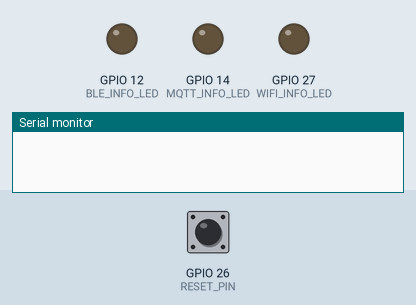
Simulated run of this sketch. Board: ESP32. On the bench: output pins drawn as LEDs (lit = HIGH), the last lines printed to the serial monitor. The inputs (shaded band) are chosen by the test bench; at power-on: GPIO 26 (RESET_PIN) HIGH. WiFi joins after 1.5 s; servers stay silent unless stated; no MQTT or app messages arrive unless stated; nothing arrives over Bluetooth unless stated. At 15.3 s the program restarts the board; the recording ends there.

Above: at 0.1 s.
At 1.6 s:
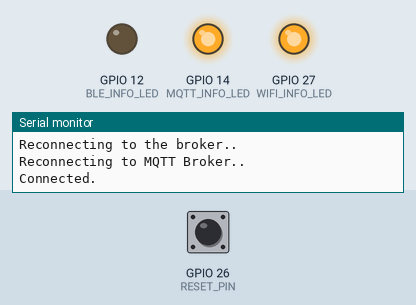
At 2.2 s:
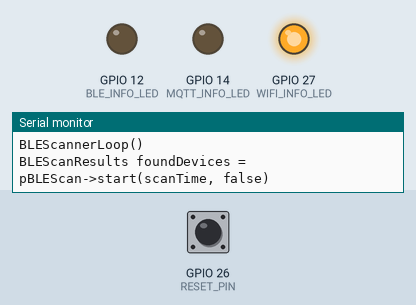
Timing chart, 0 to 15.3 s (numbered marks = the images above):
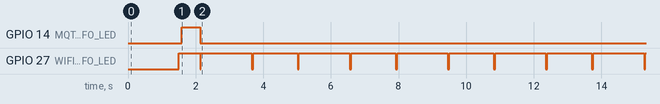

The sketch:

ESP32-Scanner.ino
```cpp
#include <Arduino.h>
//This code is for Meeting or Kitchen ESP32s Scanning Gateway
//Topic list included in - https://docs.google.com/document/d/1ixmkAzqzE-u8imwFLdVT4XZ1hFTCaz8fN4PDlNe0_3w/edit?usp=sharing

//MQTT and WiFi
//#include <WiFiClientSecure.h>
#include <WiFi.h>
#include <PubSubClient.h>
#include <WiFiManager.h>

//Bluetooth Scan
#include "BLEScanner.h"
#include "Globals.h"

#define DATA_SEND 2000 //Per miliseconds
#define LOCAL_MQTT_MAX_PACKET_SIZE 2000
#define RESET_PIN 26 //17
#define WIFI_INFO_LED 27 //12 - BLUE First Led
#define MQTT_INFO_LED 14 //14 - GREEN Second Led
#define BLE_INFO_LED 12 //27 - YELLOW Third Led

//Change Config File to Connect the MQTT Broker and WiFi
#include "MQTT_Config.h"

unsigned long last_time = 0;

//WiFiClientSecure wifiClient;
WiFiClient wifiClient;
PubSubClient mqttClient(wifiClient);
WiFiManager wm;

uint8_t bufferIndex = 0; // Found devices counter
int numberOfBLELoops = 0;
BeaconData buffer[BUFFER_SIZE];
uint8_t message_char_buffer[LOCAL_MQTT_MAX_PACKET_SIZE];
char deviceMacAddress[18];
char CLIENT_ID[18];
char APName[25];

void setAPandWiFiName() {
  String getMAC = WiFi.macAddress();
  strcpy(deviceMacAddress, getMAC.c_str());
  strcpy(CLIENT_ID, deviceMacAddress);
  String getAPName = "Fora - ";
  getAPName += WiFi.macAddress() ;
  strcpy(APName, getAPName.c_str());
}

void connectToWiFi() {
  WiFi.mode(WIFI_STA);
  if (WiFi.status() != WL_CONNECTED) {
    wm.setConnectTimeout(30);
    wm.setConfigPortalTimeout(120);
    bool res = wm.autoConnect(APName, "academy2021");
    if (!res) {

      Serial.println("Failed to connect");
      ESP.restart();
    }
    else {
      Serial.println("connected to wifi");
    }
  }
}
/*void connectToWiFi() {
  WiFi.begin(WIFI_SSID, WIFI_PASSWORD);
  while (WiFi.status() != WL_CONNECTED) {
    delay(500);
  }
  Serial.print("Connected to the WiFi.");
  }*/

#ifndef ESP32_SCANNER
void callback(char* topic, byte* payload, unsigned int length) {
  Serial.print("Callback - ");
  Serial.print("Message:");
  for (int i = 0; i < length; i++) {
    Serial.print((char)payload[i]);
  }
  Serial.print("\n");
}
#endif

void setupMQTT() {
  //wifiClient.setCACert(ca_cert);
  mqttClient.setServer(MQTT_SERVER_NAME, MQTT_PORT);
  /*if (mqttClient.setBufferSize(LOCAL_MQTT_MAX_PACKET_SIZE)) {
    Serial.print("Buffer size set to: "); Serial.println(mqttClient.getBufferSize());
    }
    else {
    Serial.print("Cant set the buffer..:(");
    }*/
  // set the callback function
#ifndef ESP32_SCANNER
  mqttClient.setCallback(callback);
#endif
  mqttClient.setKeepAlive(60);
}

void setupIO() {
  pinMode(RESET_PIN, INPUT_PULLUP);
  pinMode(WIFI_INFO_LED, OUTPUT);
  pinMode(MQTT_INFO_LED, OUTPUT);
  pinMode(BLE_INFO_LED, OUTPUT);
  digitalWrite(WIFI_INFO_LED, LOW);
  digitalWrite(MQTT_INFO_LED, LOW);
  digitalWrite(BLE_INFO_LED, LOW);
}

void checkButton() {
  // check for button press
  if ( digitalRead(RESET_PIN) == HIGH ) {
    delay(50);
    if ( digitalRead(RESET_PIN) == HIGH ) {
      //disconnect from wifi and open config portal
      Serial.println("Button Pressed");
      digitalWrite(WIFI_INFO_LED, LOW);
      digitalWrite(MQTT_INFO_LED, LOW);
      // start portal
      Serial.println("Starting config portal");
      wm.resetSettings();
      Serial.println("Resetting recorded creditentials");
      wm.setConfigPortalTimeout(180);

      if (!wm.startConfigPortal(APName, "academy2021")) {
        Serial.println("failed to connect or hit timeout");
        digitalWrite(WIFI_INFO_LED, LOW);
        delay(3000);
        ESP.restart();
      } else {
        Serial.println("connected");
        digitalWrite(WIFI_INFO_LED, HIGH);
      }
    }
  }
}


void setup() {
  Serial.begin(9600);
  setAPandWiFiName();
  connectToWiFi();
  setupMQTT();
  setupIO();
  BLEScannerSetup();
  //  log_d("Total heap: %d", ESP.getHeapSize());
  //  log_d("Free heap: %d", ESP.getFreeHeap());
  //  log_d("Total PSRAM: %d", ESP.getPsramSize());
  //  log_d("Free PSRAM: %d", ESP.getFreePsram());

}

void reconnectToTheBroker() {
  int numberOfConnectionsTried = 0;
  while (!mqttClient.connected()) {
    Serial.println("Reconnecting to MQTT Broker..");
    if (mqttClient.connect(CLIENT_ID, MQTT_USER_NAME, MQTT_PASSWORD)) {
      Serial.println("Connected.");
      digitalWrite(MQTT_INFO_LED, HIGH);
      //subscribe to topic
      //mqttClient.subscribe("/o1/desk1/esp32-1/cm");
    }
    else {
      Serial.print("Connection failed, rc=");
      Serial.print(mqttClient.state());
      digitalWrite(MQTT_INFO_LED, LOW);
      numberOfConnectionsTried++;
      if (numberOfConnectionsTried > 5) {
        Serial.print("Rebooting the device...");
        ESP.restart();
      }
    }
    delay(500);
  }
}


void loop() {

  BeaconData uniqueBuffer[BUFFER_SIZE];
  int numberOfDevicesFound = 0;
  if (WiFi.status() == WL_CONNECTED) {
    digitalWrite(WIFI_INFO_LED, HIGH);
    if (!mqttClient.connected()) {
      Serial.println("Reconnecting to the broker..");
      digitalWrite(MQTT_INFO_LED, LOW);
      reconnectToTheBroker();

    }
  }
  else {
    digitalWrite(WIFI_INFO_LED, LOW);
    digitalWrite(MQTT_INFO_LED, LOW);
    connectToWiFi();
  }

  Serial.println("mqttClient.loop()");
  mqttClient.loop();
  Serial.println("checkButton()");
  checkButton();
  //Scan the devices
  Serial.println("BLEScannerLoop()");

  if(numberOfBLELoops <= 8) {
  numberOfBLELoops++;
  BLEScannerLoop();
  Serial.println(numberOfBLELoops);
  }
  else {
    ESP.restart();
    numberOfBLELoops = 0;
  }

  Serial.println("printBuffer()");
  printBuffer(buffer, bufferIndex);

  /* filterBuffer(buffer,uniqueBuffer,bufferIndex,BUFFER_SIZE); Actually should be like this.
    But buffer and bufferIndex is global.*/
  numberOfDevicesFound = filterBuffer(uniqueBuffer, bufferIndex, BUFFER_SIZE);

  Serial.print("Number of devices found: ");
  Serial.print(numberOfDevicesFound);
  printBuffer(uniqueBuffer, numberOfDevicesFound);

  /* -- BLE DEBUG -- */
  char *myMacAdress = "ac:23:3f:a3:35:68";
  int threshold = -200;
  debugIsPeopleInTheRoom(uniqueBuffer, numberOfDevicesFound, myMacAdress, threshold);
  /* -- BLE DEBUG -- */

  /* -- MQTT DEBUG -- */
  // MQTTDebugger(999);
  /* -- MQTT DEBUG -- */

  unsigned long now = millis();
  if (now - last_time > DATA_SEND) {
    if (numberOfDevicesFound >= 0) { //We can either send 0 devices, or dont send data.
      publishScanDataToMQTT(uniqueBuffer, numberOfDevicesFound);
    }

    publishDeviceInfoToMQTT();

    last_time = now;
  }
  bufferIndex = 0; //Reset the buffer.

}

int filterBuffer(BeaconData *filteredBuffer, int localBufferIndex, int bufferSize) {
  Serial.println("Filtering the buffer....");
  int deviceCounted[bufferSize] = {0};
  int numberOfUniqeAdresses = 0;
  int currentRssi = 0;
  int i  = 0; int j = 0; int counter = 0;
  for (j = 0; j < localBufferIndex; j++) {
    if (!deviceCounted[j])  // Only enter inner-loop if MAC address hasn't been counted already
    {
      for (i = 0; i < localBufferIndex; i++) {
        if (strcmp(buffer[i].address, buffer[j].address) == 0) {
          counter++; //How many repetation for that mac adress.
          currentRssi += buffer[i].rssi;
          deviceCounted[i] = 1;  // Mark device as counted
        }
      }
      if(counter>2) {
      numberOfUniqeAdresses++;
      Serial.print("MAC: ");
      Serial.print(buffer[j].address);
      Serial.print(" : COUNTER: ");
      Serial.println(counter);
      strcpy(filteredBuffer[numberOfUniqeAdresses - 1].address, buffer[j].address);
      filteredBuffer[numberOfUniqeAdresses - 1].rssi = currentRssi / counter; }
      counter = 0; currentRssi = 0;
    }
  }
  return numberOfUniqeAdresses;
}

void printBuffer(BeaconData *printBuffer, int bufferSize) {
  Serial.println("\nPrinting the buffer...");
  for (uint8_t i = 0; i < bufferSize; i++) {
    Serial.print(i);
    Serial.print(" : ");
    Serial.print(printBuffer[i].address);
    Serial.print(" : ");
    Serial.println(printBuffer[i].rssi);
  }
}

void publishScanDataToMQTT(BeaconData *uniqueBuffer, int numberOfDevicesFound) {

  Serial.print("Publishing the data...");
  if (mqttClient.setBufferSize(LOCAL_MQTT_MAX_PACKET_SIZE)) {
    Serial.print("Buffer size set to: "); Serial.println(mqttClient.getBufferSize());
  }
  else {
    Serial.print("Cant set the buffer..:(");
  }
  String payloadString = "{\"e\":[";
  for (uint8_t i = 0; i < numberOfDevicesFound; i++) {
    payloadString += "{\"m\":\"";
    payloadString += String(uniqueBuffer[i].address);
    payloadString += "\",\"r\":";
    payloadString += String(uniqueBuffer[i].rssi);
    payloadString += "}";
    if (i < numberOfDevicesFound - 1) {
      payloadString += ',';
    }
  }
  // SenML ends. Add this stations MAC
  payloadString += "],\"mac\":\"";
  payloadString += String(WiFi.macAddress()); payloadString += "\"}";

  // Print and publish payload
  Serial.print("MAX len: ");
  Serial.println(LOCAL_MQTT_MAX_PACKET_SIZE);

  Serial.print("Payload length: ");
  Serial.println(payloadString.length());
  Serial.println(payloadString);

  uint8_t messageCharBuffer[LOCAL_MQTT_MAX_PACKET_SIZE];
  payloadString.getBytes(messageCharBuffer, payloadString.length() + 1);

  payloadString.getBytes(message_char_buffer, payloadString.length() + 1);
  if (mqttClient.setBufferSize(LOCAL_MQTT_MAX_PACKET_SIZE)) {
    Serial.print("Buffer size set to: "); Serial.println(mqttClient.getBufferSize());
  }
  else {
    Serial.print("Cant set the buffer..:(");
  }
  int result = mqttClient.publish("/scn-dvc", message_char_buffer, payloadString.length(), false);
  Serial.print("PUB Result: ");
  Serial.println(result);
  if (mqttClient.setBufferSize(50)) {
    Serial.print("Buffer size set to: "); Serial.println(mqttClient.getBufferSize());
  }
  else {
    Serial.print("Cant set the buffer..:(");
  }
  // Serial.println(mqttClient.publish("/o1/m1/esp32-1/info/yusuf", "test"));
}

void publishDeviceInfoToMQTT() {
  //Not implemented. Temp and humidity.
  //result = client.publish("/o1/m1/esp32-1/info", message_char_buffer, payloadString.length(), false);
  //  Serial.print("PUB Result: ");
  //  Serial.println(result);
}

void debugIsPeopleInTheRoom(BeaconData *uniqueBuffer, int numberOfDevicesFound, char address[17], int threshold) {
  for (uint8_t i = 0; i < numberOfDevicesFound; i++) {
    if (strcmp(address, uniqueBuffer[i].address) == 0) {
      Serial.println("Requested address is found");
      //-100<-70 dont take it.
      if (uniqueBuffer[i].rssi > threshold) {
        Serial.println("Requested people found in the room.");
        digitalWrite(BLE_INFO_LED, HIGH);
        return;
      }
    }
  }
  Serial.println("Requested people is not in the room.");
  digitalWrite(BLE_INFO_LED, LOW);
  return;
}

void MQTTDebugger(int numberOfChars) {
  Serial.println("Starting the benchmark...\nGet ready RabbitMQ");
  for (uint32_t j = 0; j < numberOfChars; j++) {
    Serial.print("Trying to increasing buffer size...Result: ");
    Serial.println(mqttClient.setBufferSize(numberOfChars + 30)); //minimum 30 is required.

    String payloadString = "S";
    for (uint32_t i = 0; i < j; i++) {
      payloadString += "Y";
    }

    Serial.print("Debugger Payload length: ");
    Serial.println(payloadString.length());

    uint8_t messageCharBuffer[LOCAL_MQTT_MAX_PACKET_SIZE];
    payloadString.getBytes(message_char_buffer, payloadString.length() + 1);
    int result = mqttClient.publish("/debug/yusuf", message_char_buffer, payloadString.length(), false);
    Serial.print("PUB Result: ");
    Serial.println(result);
    delay(100); //So that broker doesnt crash.
  }
  Serial.print("Set buffer size to default...Result: ");
  Serial.println(mqttClient.setBufferSize(256));
}
```

BLEScanner.cpp
```cpp
//
// BLEScanner.c
//

#include "BLEScanner.h"
#include "Globals.h"
#include <Arduino.h>
#include <BLEDevice.h>
#include <BLEUtils.h>
#include <BLEScan.h>
#include <BLEAdvertisedDevice.h>
//#include <BLEBeacon.h>

int scanTime = 1; //In seconds
static BLEAddress *pMAC_Address;
BLEScan* pBLEScan;

#define BLE_INTERVAL 100
#define BLE_WINDOW 99

class MyAdvertisedDeviceCallbacks : public BLEAdvertisedDeviceCallbacks
{
    void onResult(BLEAdvertisedDevice advertisedDevice)
    {
      extern uint8_t bufferIndex;
      extern BeaconData buffer[];
      if (bufferIndex >= BUFFER_SIZE - 2) {
        return;
      }
      if (advertisedDevice.haveName() || advertisedDevice.haveServiceUUID())
      {
        pMAC_Address = new BLEAddress(advertisedDevice.getAddress());
        buffer[bufferIndex].rssi = advertisedDevice.getRSSI();
        //Serial.println("strcpy (buffer[bufferIndex].address, advertisedDevice.getAddress().toString().c_str());");
        strcpy (buffer[bufferIndex].address, advertisedDevice.getAddress().toString().c_str());
        bufferIndex++;
      }
    }
};

void BLEScannerSetup() {
  Serial.println("Scanning...");
  esp_bt_controller_mem_release(ESP_BT_MODE_CLASSIC_BT);
  BLEDevice::init("");
  pBLEScan = BLEDevice::getScan(); //create new scan
  pBLEScan->setAdvertisedDeviceCallbacks(new MyAdvertisedDeviceCallbacks(),true);
  pBLEScan->setActiveScan(true); //active scan uses more power, but get results faster
  pBLEScan->setInterval(BLE_INTERVAL);
  pBLEScan->setWindow(BLE_WINDOW);  // less or equal setInterval value
}

void BLEScannerLoop() {
  Serial.println("BLEScanResults foundDevices = pBLEScan->start(scanTime, false)");
  BLEScanResults foundDevices = pBLEScan->start(scanTime, false);
  Serial.println("pBLEScan->clearResults();");
  pBLEScan->clearResults(); // delete results fromBLEScan buffer to release memory
  Serial.println("delete pMAC_Address;");
}
```

BLEScanner.h
```cpp
#ifndef BLEScanner_h
#define BLEScanner_h

// BLEScanner.h

void BLEScannerSetup(void);
void BLEScannerLoop(void);

#endif
```

Globals.h
```cpp
#ifndef Globals_h
#define Globals_h
#include <Arduino.h>

#define BUFFER_SIZE 100

typedef struct {
  char address[17];   // 67:f1:d2:04:cd:5d
  int rssi;
} BeaconData;

extern uint8_t bufferIndex;  // Found devices counter
extern BeaconData buffer[];

#endif
```

MQTT_Config.h
```cpp
#ifndef MQTT_CONFIG_H
#define MQTT_CONFIG_H

/* WiFi setup Change Yours*/
#define WIFI_SSID            "YOUR_WIFI_SSID"
#define WIFI_PASSWORD        "YOUR_WIFI_PASSWORD"

/*Device Types*/
#define ESP32_SCANNER

/* Dont Change !*/
const char* ca_cert = \
"-----BEGIN CERTIFICATE-----\n" \
"MIIDSjCCAjKgAwIBAgIQRK+wgNajJ7qJMDmGLvhAazANBgkqhkiG9w0BAQUFADA/\n" \
"MSQwIgYDVQQKExtEaWdpdGFsIFNpZ25hdHVyZSBUcnVzdCBDby4xFzAVBgNVBAMT\n" \
"DkRTVCBSb290IENBIFgzMB4XDTAwMDkzMDIxMTIxOVoXDTIxMDkzMDE0MDExNVow\n" \
"PzEkMCIGA1UEChMbRGlnaXRhbCBTaWduYXR1cmUgVHJ1c3QgQ28uMRcwFQYDVQQD\n" \
"Ew5EU1QgUm9vdCBDQSBYMzCCASIwDQYJKoZIhvcNAQEBBQADggEPADCCAQoCggEB\n" \
"AN+v6ZdQCINXtMxiZfaQguzH0yxrMMpb7NnDfcdAwRgUi+DoM3ZJKuM/IUmTrE4O\n" \
"rz5Iy2Xu/NMhD2XSKtkyj4zl93ewEnu1lcCJo6m67XMuegwGMoOifooUMM0RoOEq\n" \
"OLl5CjH9UL2AZd+3UWODyOKIYepLYYHsUmu5ouJLGiifSKOeDNoJjj4XLh7dIN9b\n" \
"xiqKqy69cK3FCxolkHRyxXtqqzTWMIn/5WgTe1QLyNau7Fqckh49ZLOMxt+/yUFw\n" \
"7BZy1SbsOFU5Q9D8/RhcQPGX69Wam40dutolucbY38EVAjqr2m7xPi71XAicPNaD\n" \
"aeQQmxkqtilX4+U9m5/wAl0CAwEAAaNCMEAwDwYDVR0TAQH/BAUwAwEB/zAOBgNV\n" \
"HQ8BAf8EBAMCAQYwHQYDVR0OBBYEFMSnsaR7LHH62+FLkHX/xBVghYkQMA0GCSqG\n" \
"SIb3DQEBBQUAA4IBAQCjGiybFwBcqR7uKGY3Or+Dxz9LwwmglSBd49lZRNI+DT69\n" \
"ikugdB/OEIKcdBodfpga3csTS7MgROSR6cz8faXbauX+5v3gTt23ADq1cEmv8uXr\n" \
"AvHRAosZy5Q6XkjEGB5YGV8eAlrwDPGxrancWYaLbumR9YbK+rlmM6pZW87ipxZz\n" \
"R8srzJmwN0jP41ZL9c8PDHIyh8bwRLtTcm1D9SZImlJnt1ir/md2cXjbDaJWFBM5\n" \
"JDGFoqgCWjBH4d1QB7wCCZAA62RjYJsWvIjJEubSfZGL+T0yjWW06XyxV3bqxbYo\n" \
"Ob8VZRzI9neWagqNdwvYkQsEjgfbKbYK7p2CNTUQ\n" \
"-----END CERTIFICATE-----\n";

/* You can change but you dont need to*/
/*#define MQTT_SERVER_NAME    "YOUR_MQTT_SERVER_NAME"
#define MQTT_PORT    8883
#define MQTT_USER_NAME "YOUR_MQTT_USER_NAME"
#define MQTT_PASSWORD "YOUR_MQTT_USER_PASSWORD" */

/* You can change but you dont need to*/
#define MQTT_SERVER_NAME    "YOUR_MQTT_SERVER_IP"
#define MQTT_PORT    1883
#define MQTT_USER_NAME "YOUR_MQTT_USER_NAME"
#define MQTT_PASSWORD "YOUR_MQTT_PASSWORD"

/* ALWAYS CHANGE!!*/
//#define CLIENT_ID "ESP32Client-MeetingRoom"


#endif /* IOT_CONFIGS_H */
```

Measured:
- by itself, GPIO 14 (MQTT_INFO_LED): LOW → HIGH at 1.6 s, → LOW 0.55 s later
- by itself, GPIO 27 (WIFI_INFO_LED): repeats every 2.9 s: LOW 0.02 s, HIGH 1.5 s, LOW 0.04 s, HIGH 1.3 s
